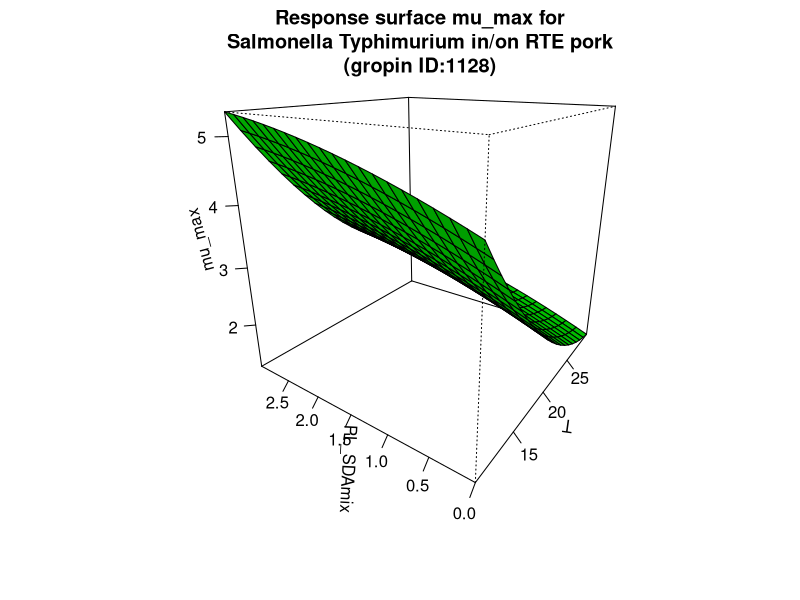

Recreate this plot in R.
#############################
# start of Parameter script
#############################
T <- seq(10.01,29.97002997003,length.out=21)
PL_SDAmix <- seq(0,2.997002997003,length.out=21)
#############################
# end of Parameter script
#############################
############################# 
# start of Model script Gropin ID 1128 
#############################
 
# constant coefficients for this model
 
variables <- data.frame(T,PL_SDAmix)
argumentsPar <- expand.grid(variables)
 
# heart of the model
response_surface <- function(T,PL_SDAmix) {
   mumax <-7.7668-0.4074*T+0.5026*PL_SDAmix+0.0016*T*PL_SDAmix+0.0063*(T^2)-0.0601*(PL_SDAmix^2)

return(mumax=mumax)
} 

# output parameters
mumax <- cbind(argumentsPar,response_surface(argumentsPar['T'],argumentsPar['PL_SDAmix']))
colnames(mumax) <- c(colnames(argumentsPar),'mumax')
#############################
# End of Model script
#############################
############################# 
# start of Visualisation script Gropin ID 1128 
#############################
persp(T,PL_SDAmix,matrix(unlist(mumax$mumax),nrow=21),col = 'green',xlab='T',ylab='PL_SDAmix',zlab='mu_max',main='Response surface mu_max for
Salmonella Typhimurium in/on RTE pork
(gropin ID:1128)',theta=305,phi=20,shade=0.25,ticktype = 'detailed')
#############################
# End of Visualisation script
#############################
